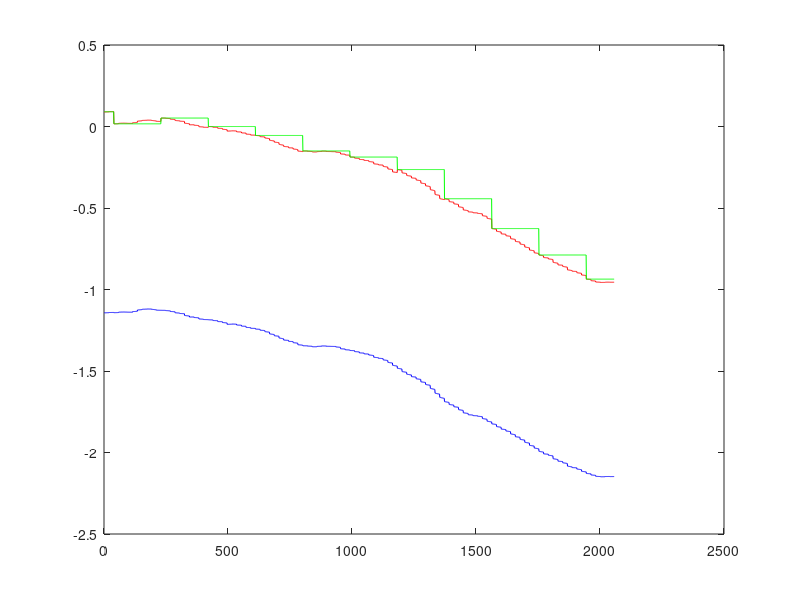

This figure's MATLAB source: (Note: this script raises an error after producing the figure.)
clear;close all;clc;

%% 读入数据
data = load('armdata.txt');
sz = size(data);
num = sz(1,1);
T = 1/752; %采样周期
p = data(:,1)./180.*3.1415926;
q = data(:,2)./180.*3.1415926;
r = data(:,3)./180.*3.1415926;
ax = data(:,4);
ay = data(:,5);
az = data(:,6);
mx = data(:,7);
my = data(:,8);
mz = data(:,9);
roll_imu = data(:,10);
pitch_imu = data(:,11);
yaw_imu = data(:,12);
ned_x = data(:,13);
ned_y = data(:,14);
ned_z = data(:,15);
ned_u = data(:,16);
ned_v = data(:,17);
ned_w = data(:,18);
gps_heading = data(:,19)./180.*3.1415926;

ned_xt = data(:,13);
ned_yt = data(:,14);
ned_zt = data(:,15);
ned_ut = data(:,16);
ned_vt = data(:,17);
ned_wt = data(:,18);

%% 去除跳变点
for i=2:num
    if abs(p(i)-p(i-1))>3
        p(i) = p(i-1);
    end
    if abs(q(i)-q(i-1))>5
        q(i) = q(i-1);
    end
    if abs(r(i)-r(i-1))>5
        r(i) = r(i-1);
    end
    if abs(ax(i)-ax(i-1))>1
        ax(i) = ax(i-1);
    end
    if abs(ay(i)-ay(i-1))>1
        ay(i) = ay(i-1);
    end
    if abs(az(i)-az(i-1))>2
        az(i) = az(i-1);
    end
    if abs(mx(i)-mx(i-1))>50
        mx(i) = mx(i-1);
    end
    if abs(my(i)-my(i-1))>50
        my(i) = my(i-1);
    end
    if abs(mz(i)-mz(i-1))>50
        mz(i) = mz(i-1);
    end
    if abs(roll_imu(i)-roll_imu(i-1))>5
        roll_imu(i) = roll_imu(i-1);
    end
    if abs(pitch_imu(i)-pitch_imu(i-1))>5
        pitch_imu(i) = pitch_imu(i-1);
    end
    if abs(yaw_imu(i)-yaw_imu(i-1))>5
        yaw_imu(i) = yaw_imu(i-1);
    end
end
roll_imu = roll_imu./180.*3.1415926;
pitch_imu = pitch_imu./180.*3.1415926;
yaw_imu = yaw_imu./180.*3.1415926;

%% 用GPS输出航向修正IMU输出YAW
last_heading = 0;yaw0 = 0;yaw1_imu = zeros(num,1);
for i=1:num
    if(abs(last_heading-gps_heading(i))>0.0001)
        yaw0 = gps_heading(i)-yaw_imu(i);
        yaw1_imu(i) = gps_heading(i);
    else
        yaw1_imu(i) = yaw_imu(i)+yaw0;
    end
    last_heading = gps_heading(i);
end
figure;plot(yaw1_imu,'-r');hold on;plot(gps_heading,'-g');hold on;plot(yaw_imu,'-b');
 
%% 初始化一些数组，数据处理用
p_filter=zeros(num,1);
q_filter=zeros(num,1);
r_filter=zeros(num,1);
ax_filter=zeros(num,1);
ay_filter=zeros(num,1);
az_filter=zeros(num,1);
mx_filter=zeros(num,1);
my_filter=zeros(num,1);
mz_filter=zeros(num,1);
roll_hu=zeros(num,1);
pitch_hu=zeros(num,1);
yaw_hu=zeros(num,1);
roll_hu_filter=zeros(num,1);
pitch_hu_filter=zeros(num,1);
yaw_hu_filter=zeros(num,1);

%% 低通滤波
p_filter(1)=p(1);
q_filter(1)=q(1);
r_filter(1)=r(1);
ax_filter(1)=ax(1);
ay_filter(1)=ay(1);
az_filter(1)=az(1);
mx_filter(1)=mx(1);
my_filter(1)=my(1);
mz_filter(1)=mz(1);
for k=2:num
    p_filter(k)=p_filter(k-1)+0.1*(p(k)-p_filter(k-1));
    q_filter(k)=q_filter(k-1)+0.1*(q(k)-q_filter(k-1));
    r_filter(k)=r_filter(k-1)+0.1*(r(k)-r_filter(k-1));
    ax_filter(k)=ax_filter(k-1)+0.1*(ax(k)-ax_filter(k-1));
    ay_filter(k)=ay_filter(k-1)+0.1*(ay(k)-ay_filter(k-1));
    az_filter(k)=az_filter(k-1)+0.1*(az(k)-az_filter(k-1));
    mx_filter(k)=mx_filter(k-1)+0.05*(mx(k)-mx_filter(k-1));
    my_filter(k)=my_filter(k-1)+0.05*(my(k)-my_filter(k-1));
    mz_filter(k)=mz_filter(k-1)+0.05*(mz(k)-mz_filter(k-1));
end
% figure;plot(p,'-r');hold on;plot(p_filter,'-b');

%% 解算姿态角
for i=1:num
      g=sqrt(ax_filter(i)^2+ay_filter(i)^2+az_filter(i)^2);
      pitch_hu(i)=asin(ax_filter(i)/g);  %pitch_hu(i)=-atan(-ax_filter(i)/sqrt(ay_filter(i)^2+az_filter(i)^2));
      roll_hu(i)=atan(ay_filter(i)/az_filter(i));   %roll_hu(i)=-atan(ay_filter(i)/sqrt(ax_filter(i)^2+az_filter(i)^2));
      Hy=my_filter(i)*cos(roll_hu(i))-mz_filter(i)*sin(roll_hu(i));
      Hx=mx_filter(i)*cos(pitch_hu(i))+my_filter(i)*sin(pitch_hu(i))*sin(roll_hu(i))+mz_filter(i)*sin(pitch_hu(i))*cos(roll_hu(i)); 
      yaw_hu(i)=atan(-Hy/Hx);      %yaw_hu(i)=atan2(Hx,Hy);
end
% 
%% 用GPS输出航向修正YAW
last_heading = 0;yaw0 = 0;
for i=1:num
    if(abs(last_heading-gps_heading(i))>0.0001)
        yaw0 = gps_heading(i)-yaw_hu(i);
        yaw_hu(i) = gps_heading(i);
    else
        yaw_hu(i) = yaw_hu(i)+yaw0;
    end
    last_heading = gps_heading(i);
end
% figure;plot(roll_imu*57.3,'-r');hold on;plot(roll_hu*57.3,'-g');
% figure;plot(pitch_imu*57.3,'-r');hold on;plot(pitch_hu*57.3,'-g');
% figure;plot(yaw1_imu*57.3,'-r');hold on;plot(yaw_hu*57.3,'-g');hold on;plot(gps_heading*57.3,'-b');

%% 对x、y、z线性插值

% ned_x_cha=ned_x;
% k=0;static_x = ned_x_cha(1);
% for i=2:num
%     if static_x == ned_x_cha(i)
%         k = k+1;
%     else
%         dx = (ned_x_cha(i)-ned_x_cha(i-k-1))/(k+1);
%         for j=i-k:i-1
%             ned_x_cha(j) = ned_x_cha(j-1)+dx;
%         end
%         k=0;static_x = ned_x_cha(i);
%     end
% end
% figure;plot(ned_x,'-r');hold on;plot(ned_x_cha,'-b');

k=0;static_x = ned_x(2);
for i=3:num
    if static_x == ned_x(i)
        k = k+1;
    else
        dx = (ned_x(i)-ned_x(i-k-1))/(k+1);
        for j=i-k:i-1
            ned_x(j) = ned_x(j-1)+dx;
        end
        k=0;static_x = ned_x(i);
    end
end
k=0;static_y = ned_y(2);
for i=3:num
    if static_y == ned_y(i)
        k = k+1;
    else
        dy = (ned_y(i)-ned_y(i-k-1))/(k+1);
        for j=i-k:i-1
            ned_y(j) = ned_y(j-1)+dy;
        end
        k=0;static_y = ned_y(i);
    end
end
k=0;static_z = ned_z(2);
for i=3:num
    if static_z == ned_z(i)
        k = k+1;
    else
        dz = (ned_z(i)-ned_z(i-k-1))/(k+1);
        for j=i-k:i-1
            ned_z(j) = ned_z(j-1)+dz;
        end
        k=0;static_z = ned_z(i);
    end
end   

%% 对u、v、w线性插值

% ned_u_cha=ned_u;
% k=0;static_u = ned_u_cha(2);
% for i=3:num
%     if static_u == ned_u_cha(i)
%         k = k+1;
%     else
%         du = (ned_u_cha(i)-ned_u_cha(i-k-1))/(k+1);
%         for j=i-k:i-1
%             ned_u_cha(j) = ned_u_cha(j-1)+du;
%         end
%         k=0; static_u = ned_u_cha(i);
%     end
% end 
% figure;plot(ned_u,'-r');hold on;plot(ned_u_cha,'-b');

k=0;static_u = ned_u(2);
for i=3:num
    if static_u == ned_u(i)
        k = k+1;
    else
        du = (ned_u(i)-ned_u(i-k-1))/(k+1);
        for j=i-k:i-1
            ned_u(j) = ned_u(j-1)+du;
        end
        k=0;static_u = ned_u(i);
    end
end 
k=0;static_v = ned_v(2);
for i=3:num
    if static_v == ned_v(i)
        k = k+1;
    else
        dv = (ned_v(i)-ned_v(i-k-1))/(k+1);
        for j=i-k:i-1
            ned_v(j) = ned_v(j-1)+dv;
        end
        k=0;static_v = ned_v(i);
    end
end 
k=0;static_w = ned_w(2);
for i=3:num
    if static_w == ned_w(i)
        k = k+1;
    else
        dw = (ned_w(i)-ned_w(i-k-1))/(k+1);
        for j=i-k:i-1
            ned_w(j) = ned_w(j-1)+dw;
        end
        k=0;static_w = ned_w(i);
    end
end 

%% 四元数归一化 
q4_imu=eu2q4(roll_imu,pitch_imu,yaw1_imu);
q0_imu=q4_imu(:,1);
q1_imu=q4_imu(:,2);
q2_imu=q4_imu(:,3);
q3_imu=q4_imu(:,4);
q_1=sqrt(q0_imu.^2+q1_imu.^2+q2_imu.^2+q3_imu.^2);
q0_imu=q0_imu./q_1;
q1_imu=q1_imu./q_1;
q2_imu=q2_imu./q_1;
q3_imu=q3_imu./q_1;

vx = zeros(num,1);
vy = zeros(num,1);
vz = zeros(num,1);
for i=1:num
    nCb = q4_2_nCb(q0_imu(i),q1_imu(i),q2_imu(i),q3_imu(i));
    V = nCb*[ned_u(i); ned_v(i); ned_w(i)];
    vx(i) = V(1);
    vy(i) = V(2);
    vz(i) = V(3);
end
% figure;plot(ned_u,'-r');hold on;plot(vx,'-b');

g_filter=sqrt(ax_filter.^2+ay_filter.^2+az_filter.^2);
% g_filter = 9.8*ones(num,1);
R_x=var(ned_xt);
R_y=var(ned_yt);
R_z=var(ned_zt);
R_vx=var(ned_ut);
R_vy=var(ned_vt);
R_vz=var(ned_wt);
R_q0=var(q0_imu);
R_q1=var(q1_imu);
R_q2=var(q2_imu);
R_q3=var(q3_imu);
R_roll=var(roll_imu);
R_pitch=var(pitch_imu);
R_yaw=var(yaw1_imu);
R_g=var(g_filter);
X1 = [ned_xt';ned_yt';ned_zt';ned_ut';ned_vt';ned_wt';q0_imu';q1_imu';q2_imu';q3_imu';g_filter';];%11*N状态矩阵
Z1 = [ned_xt';ned_yt';ned_zt';ned_ut';ned_vt';ned_wt';roll_imu';pitch_imu';yaw1_imu'];
%状态误差阵Q  观测误差阵R
Q=diag([R_x R_y R_z R_vx R_vy R_vz R_q0 R_q1 R_q2  R_q3 R_g ]);
R=diag([R_x R_y R_z R_vx R_vy R_vz R_roll R_pitch R_yaw ]);

% Q=diag([0.02 0.002 0.002 0.003 0.003 0.003 0.005 0.001 0.001 0.005 0.003]);
% R=diag([0.01 0.01 0.01 0.3 0.3 0.3 1 1 1]);

KQ=diag([0.1 0.1 0.1 1 1 1 1 1 1 1 1]);  
KR=diag([1 1 1 1 1 1 1 1 1]);
Q=Q*KQ;
R=R*KR;
Pk1=diag([0.1 0.1 0.1 0.1 0.1 0.1 0.1 0.1 0.1 0.1 0.1 ]);
xhat1=zeros(11,num);%状态估计
xhat1(:,1)=X1(:,1);

for k=2:num
    %状态一步预测
    xkk_1hat1=xhat1(:,k-1)+T*fx(xhat1(:,k-1),ax_filter(k-1),ay_filter(k-1),az_filter(k-1),p_filter(k-1),q_filter(k-1),r_filter(k-1));
    %一步预测均方误差
    fxdot_kk_1=fx_dot(xhat1(:,k-1),p_filter(k-1),q_filter(k-1),r_filter(k-1));%状态转移矩阵（雅克比矩阵）    
    Pkk_1=fxdot_kk_1*Pk1*fxdot_kk_1'+Q;
    %滤波增益
    Hk1=hx_dot(xkk_1hat1);  
    if(det(Hk1*Pkk_1*Hk1'+R)~=0)                  %判断逆是否存在，不存在的话直接用量测值作为估计值
         Kk1=Pkk_1*Hk1'/((Hk1*Pkk_1*Hk1'+R));   %滤波增益
         %状态估计
          xhat1(:,k)=xkk_1hat1+Kk1*(Z1(:,k)- hx(xkk_1hat1));   %更新
         %估计均方误差
         Pk1=(eye(11,11)-Kk1*Hk1)*Pkk_1;        
    else
        xhat1(:,k)=X1(:,k);
        display(k);
    end
end

%% EKF结束
q0_EKF=xhat1(7,:);
q1_EKF=xhat1(8,:);
q2_EKF=xhat1(9,:);
q3_EKF=xhat1(10,:);
q_1=sqrt(q0_EKF.^2+q1_EKF.^2+q2_EKF.^2+q3_EKF.^2);
q0_EKF=q0_EKF./q_1;
q1_EKF=q1_EKF./q_1;
q2_EKF=q2_EKF./q_1;
q3_EKF=q3_EKF./q_1;
eu = q42eu(q0_EKF,q1_EKF,q2_EKF,q3_EKF);
roll_EKF = eu(:,1)*57.2958;
pitch_EKF = eu(:,2)*57.2958;
yaw_EKF = eu(:,3)*57.2958;

ned_x_EKF = xhat1(1,:);
ned_y_EKF = xhat1(2,:);
ned_z_EKF = xhat1(3,:);
vx_EKF = xhat1(4,:);
vy_EKF = xhat1(5,:);
vz_EKF = xhat1(6,:);

figure;plot(ned_xt,'-r');hold on;plot(ned_x_EKF,'-g');legend('GPS值','EKF后');title('ned_x滤波效果图');
figure;plot(ned_yt,'-r');hold on;plot(ned_y_EKF,'-g');hold on;plot(ned_y,'-b');
figure;plot(ned_zt,'-r');hold on;plot(ned_z_EKF,'-g');hold on;plot(ned_z,'-b');
% figure;plot(vx,'-r');hold on;plot(vx_EKF,'-g');hold on;plot(ned_ut,'-b');legend('线性插值','EKF后','GPS值');title('ned_u滤波效果图');
% figure;plot(vy,'-r');hold on;plot(vy_EKF,'-g');hold on;plot(ned_vt,'-b');
% figure;plot(vz,'-r');hold on;plot(vz_EKF,'-g');hold on;plot(ned_wt,'-b');
% figure;plot(roll_imu*57.2958,'-r');hold on;plot(roll_EKF,'-g');
% figure;plot(pitch_imu*57.2958,'-r');hold on;plot(pitch_EKF,'-g');
% figure;plot(yaw1_imu*57.2958,'-r');hold on;plot(yaw_EKF,'-g');hold on;plot(yaw_imu*57.2958+65.5,'-b');
% figure;plot(q0_imu,'-r');hold on;plot(q0_EKF,'-g');         
% figure;plot(q1_imu,'-r');hold on;plot(q1_EKF,'-g');
% figure;plot(q2_imu,'-r');hold on;plot(q2_EKF,'-g');
% figure;plot(q3_imu,'-r');hold on;plot(q3_EKF,'-g');
